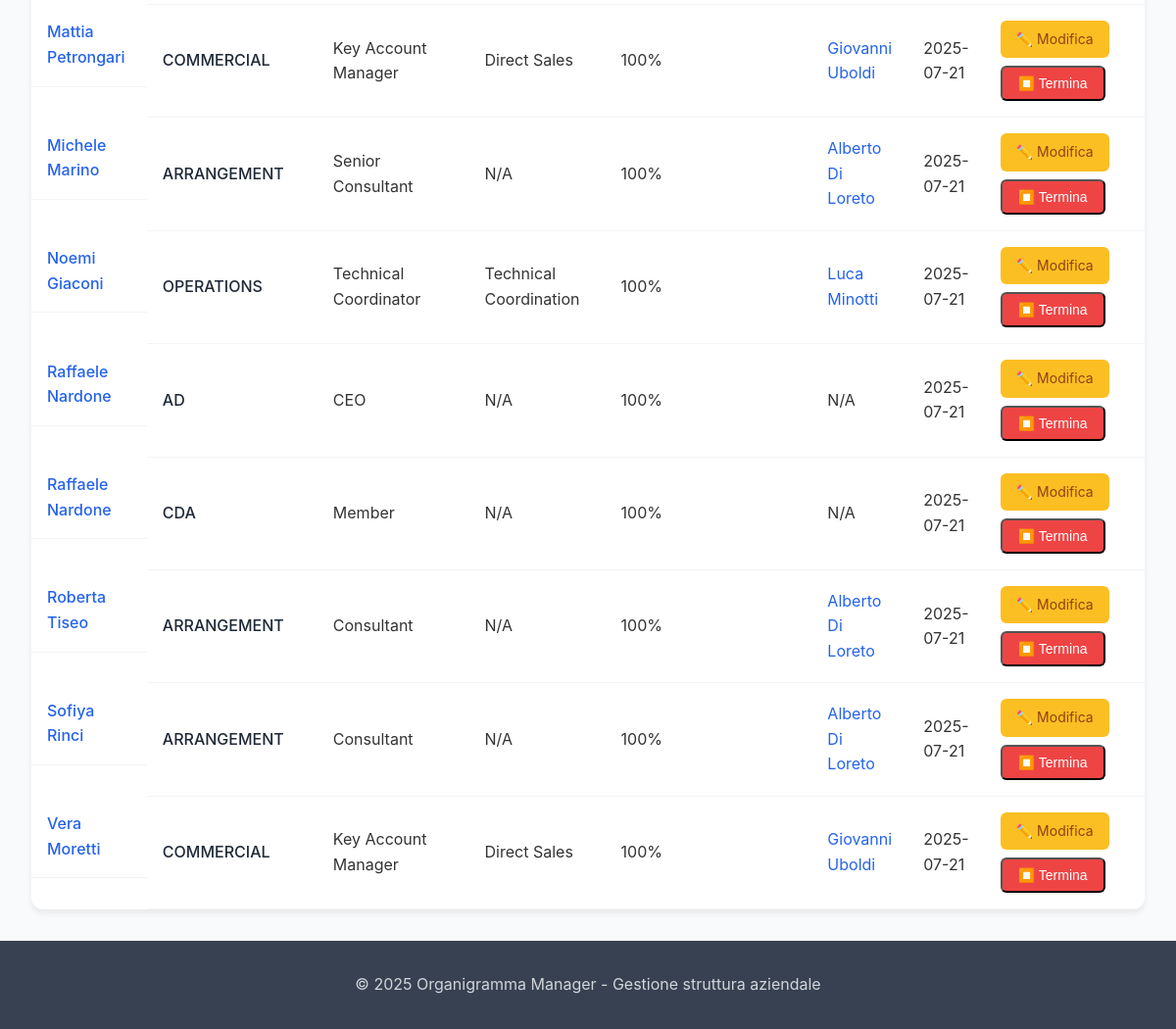
The app's page /admin/roles (lower part), older data.
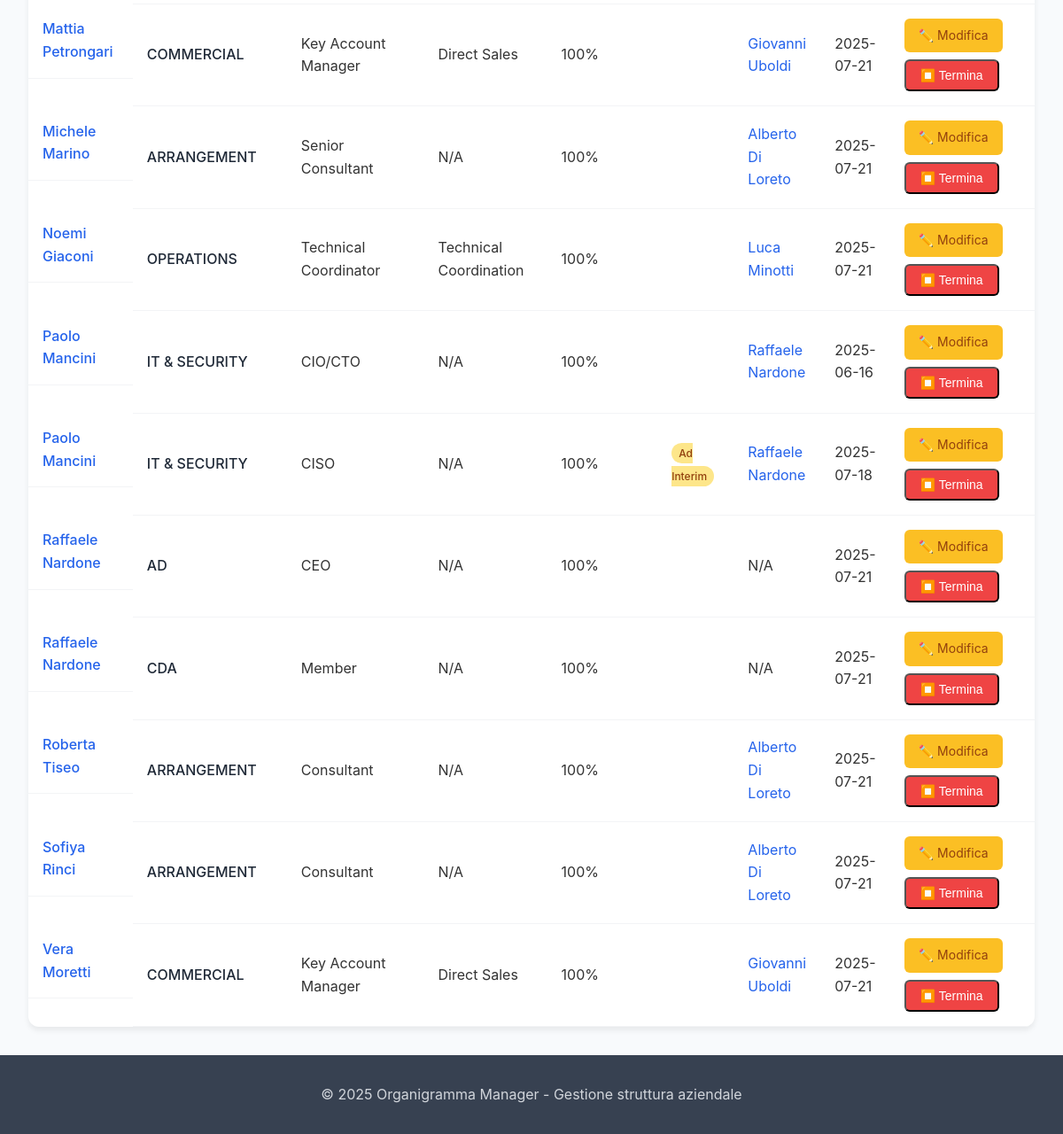
The same page, newer data.
### tables this page shows
CREATE TABLE roles (
    id INTEGER PRIMARY KEY AUTOINCREMENT,
    person_name TEXT NOT NULL REFERENCES persons(name) ON DELETE CASCADE,
    function_name TEXT NOT NULL REFERENCES functions(name) ON DELETE CASCADE,
    organizational_unit TEXT,
    job_title_name TEXT REFERENCES job_titles(name),
    percentage REAL DEFAULT 1.0 CHECK (percentage > 0 AND percentage <= 1),
    ad_interim BOOLEAN DEFAULT FALSE,
    reports_to TEXT REFERENCES persons(name),
    start_date DATE DEFAULT CURRENT_DATE,
    end_date DATE,
    flags TEXT(25),
    created_at DATETIME DEFAULT CURRENT_TIMESTAMP,
    updated_at DATETIME DEFAULT CURRENT_TIMESTAMP,
    CONSTRAINT valid_dates CHECK (end_date IS NULL OR end_date >= start_date)
);

### src/web/routes/crud_web.py (the view)
@router.get("/admin/roles", response_class=HTMLResponse)
async def admin_roles(request: Request, person_name: Optional[str] = None):
    if person_name:
        roles = repository.get_person_roles(person_name, active_only=False)
        title = f"Ruoli di {person_name}"
    else:
        query = "SELECT * FROM roles WHERE end_date IS NULL ORDER BY person_name, function_name"
        rows = repository.db.execute_query(query)
        roles = [repository._dict_to_role(dict(row)) for row in rows]
        title = "Tutti i Ruoli"
    persons = repository.get_all_persons()
    functions = repository.get_all_functions()
    job_titles = repository.get_all_job_titles()
    return templates.TemplateResponse("admin/roles.html", {
        "request": request,
        "title": title,
        "roles": roles,
        "persons": persons,
        "functions": functions,
        "job_titles": job_titles,
        "filter_person": person_name
    })

### src/web/templates/admin/roles.html (shortened to what this page needs)
{% extends "base.html" %}
{% block content %}
<div class="table-container">
    <table class="data-table" id="roles-table">
        <tbody>
            {% for role in roles %}
            <tr data-person="{{ role.person_name }}"
                data-function="{{ role.function_name }}"
                data-interim="{{ role.ad_interim }}">
                <td class="person-name">
                    <a href="/employee/{{ role.person_name }}">{{ role.person_name }}</a>
                </td>
                <td class="function-name">
                    <a href="/function/{{ role.function_name }}">{{ role.function_name }}</a>
                </td>
                <td>{{ role.job_title_name or 'N/A' }}</td>
                <td>{{ role.organizational_unit or 'N/A' }}</td>
                <td>
                    {% if role.percentage != 1.0 %}
                    <span class="percentage-badge">{{ (role.percentage * 100)|round(1) }}%</span>
                    {% else %}
                    100%
                    {% endif %}
                </td>
                <td>
                    {% if role.ad_interim %}
                    <span class="interim-badge">Ad Interim</span>
                    {% endif %}
                </td>
                <td>
                    {% if role.reports_to %}
                    <a href="/employee/{{ role.reports_to }}">{{ role.reports_to }}</a>
                    {% else %}
                    N/A
                    {% endif %}
                </td>
                <td>{{ role.start_date or 'N/A' }}</td>
                <td class="actions-cell">
                    <div class="action-buttons">
                        <a href="/admin/roles/{{ role.id }}/edit" class="btn-small btn-edit">✏️ Modifica</a>
                        <button class="btn-small btn-danger"
                                onclick="confirmEndRole({{ role.id }}, '{{ role.person_name }}', '{{ role.function_name }}')">
                            ⏹️ Termina
                        </button>
                    </div>
                </td>
            </tr>
            {% endfor %}
        </tbody>
    </table>
</div>
{% endblock %}

### src/web/templates/base.html (shortened to what this page needs)
<!DOCTYPE html>
<html lang="it">
<head>
    <link rel="stylesheet" href="/static/style.css">
    <link rel="stylesheet" href="/static/admin.css">
</head>
<body>
    <main class="main-content">
        <div class="container">
            {% block content %}{% endblock %}
        </div>
    </main>
    <footer class="footer">
        <div class="container">
            <p>&copy; 2025 Organigramma Manager - Gestione struttura aziendale</p>
        </div>
    </footer>
</body>
</html>

### src/web/static/style.css (style rules this page uses)
* { margin: 0; padding: 0; box-sizing: border-box; }
body { font-family: -apple-system, BlinkMacSystemFont, 'Segoe UI', Roboto, Oxygen, Ubuntu, Cantarell, sans-serif; line-height: 1.6; color: #333; background-color: #f8fafc; }
.main-content { min-height: calc(100vh - 160px); padding: 2rem 0; }
.container { max-width: 1200px; margin: 0 auto; padding: 0 2rem; }
.footer { background: #374151; color: #d1d5db; text-align: center; padding: 2rem 0; margin-top: auto; }
.table-container { background: white; border-radius: 12px; overflow: hidden; box-shadow: 0 4px 6px rgba(0, 0, 0, 0.07); }
.data-table { width: 100%; border-collapse: collapse; }
.employee-name a, .function-name a { font-weight: 500; color: #1f2937; }
.interim-badge { background: #fde68a; color: #92400e; padding: 0.25rem 0.5rem; border-radius: 12px; font-size: 0.75rem; font-weight: 500; }
.person-name { font-weight: 500; color: #374151; margin-bottom: 0.25rem; display: flex; align-items: center; gap: 0.5rem; }

### src/web/static/admin.css (style rules this page uses)
.actions-cell { width: 200px; }
.action-buttons { display: flex; gap: 0.5rem; flex-wrap: wrap; }
.btn-edit { background: #fbbf24; color: #92400e; }
.btn-danger { background: #ef4444; color: white; }

Row changes from the older to the newer data that the page shows:
added roles: person_name "Paolo Mancini", function_name "IT & SECURITY", job_title_name "CIO/CTO", organizational_unit "N/A", percentage "100%", reports_to "Raffaele Nardone", start_date "2025-06-16"
added roles: person_name "Paolo Mancini", function_name "IT & SECURITY", job_title_name "CISO", organizational_unit "N/A", percentage "100%", ad_interim "Ad Interim", reports_to "Raffaele Nardone", start_date "2025-07-18"
